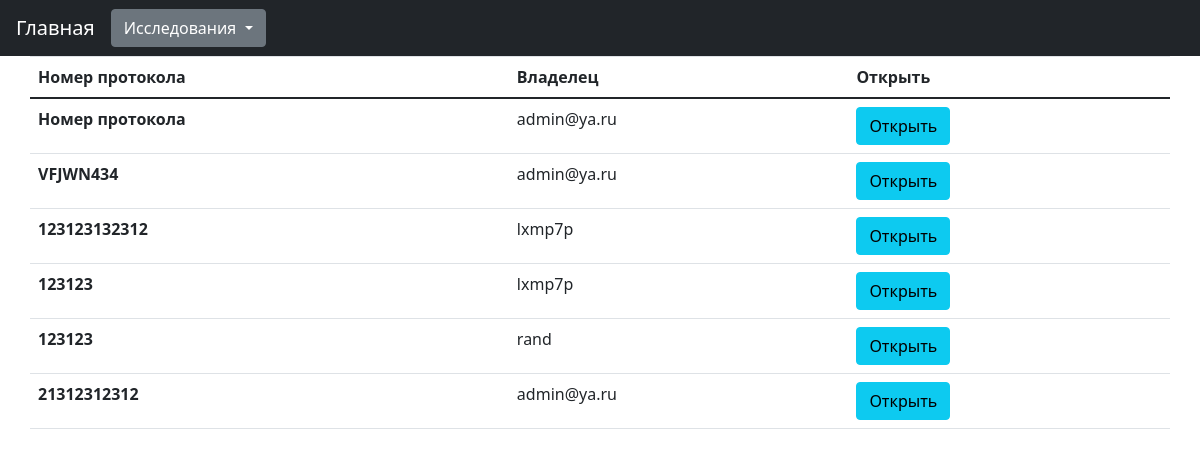
Page /research/WatchResearchList/clinicalResearch/ on the committed database.
### researchManager/models.py (models this page shows, shortened)
class Research(models.Model):
    type = models.CharField("Тип исследования", max_length=50, null=True, blank=True)
    type_request = models.CharField("Тип заявки", max_length=50, null=True, blank=True)
    owner = models.CharField("ОВНЕР", max_length=50, null=True, blank=True)
    identityCode = models.CharField("Код исследования", max_length=50, null=True, blank=True)
    date_accepted = models.DateField("Дата одобрения", blank=True, null=True)
    date_created = models.DateTimeField("Дата загрузки в систему", auto_now_add=True, null=True, blank=True)
    protocol_number = models.CharField("Номер протокола", max_length=50, null=True, blank=True)
    protocol_name = models.CharField("Название протокола", max_length=500, null=True, blank=True)
    work_name = models.CharField("Название работы", max_length=500, null=True, blank=True)
    division = models.CharField("Подразделение", max_length=500, null=True, blank=True)
    executor = models.CharField("Исполнитель", max_length=500, null=True, blank=True)
    specialization = models.CharField("Специализация", max_length=500, null=True, blank=True)
    managers = models.CharField("Менеджеры", max_length=500, null=True, blank=True)
    name_research = models.CharField("Название исследования", max_length=500, null=True, blank=True)
    drug_name = models.CharField("Название препарата", max_length=500, null=True, blank=True)
    main_researcher = models.CharField("Главвный исследователь", max_length=500, null=True, blank=True)
    research_center = models.CharField("Исследовательский центр", max_length=500, null=True, blank=True)
    customer = models.CharField("Заказчик", max_length=500, null=True, blank=True)
    customer_contacts = models.CharField("Контактные данные заказчика", max_length=500, null=True, blank=True)
    duration = models.DateTimeField("Дата окончания исследования", null=True, blank=True)
    class Meta:
        verbose_name = "Исследование"
        verbose_name_plural = "Исследования"

### researchManager/views.py (the view)
# urls.py: path("WatchResearchList/<str:researchType>/", views.WatchResearch.getResearchList, name="WatchResearchList"),
    def getResearchList(request, researchType):
        researchList = getMainResearchsList(researchType)
        return render(request, "research/researchList.html", {
            'researchList': researchList,
            'researchType': researchType,
        })

### researchManager/functions/loadResearch.py (called while the page is built)
def getMainResearchsList(researchType):
    allResearch = Research.objects.filter(type=researchType).order_by('-date_accepted')
    researchList = []
    for notFiltredResearch in allResearch:
        if researchList:
            have = False
            for research in researchList:
                if notFiltredResearch.identityCode == research.identityCode:
                    have = True
                    if notFiltredResearch.date_accepted > research.date_accepted:
                        research = notFiltredResearch
                        have = False
            if not have:
                researchList.append(notFiltredResearch)
                have = False
        else:
            researchList.append(allResearch[0])
    return researchList

### templates/research/researchList.html (shortened to what this page needs)
{% extends "base.html" %}
{% block content %}
{% if researchType == "clinicalResearch" %}
  {% include "research/researchLists/clinicalResearchsList.html" %}
{% endif %}
{% endblock %}

### templates/research/researchLists/clinicalResearchsList.html (shortened to what this page needs)
<table class="table">
  <thead>
    <tr>
      <th scope="col">Номер протокола</th>
      <th scope="col">Владелец</th>
      <th scope="col">Открыть</th>
    </tr>
  </thead>
  <tbody>
    {% for research in researchList %}
      <tr>
        <th scope="row">{{ research.protocol_number }}</th>
        <td>{{ research.owner }}</td>
        <td>
        <form action="{% url 'watchResearch' research.id %}">
          <button type="submit" class="btn btn-info">Открыть</button></td>
      </tr>
    {% endfor %}
  </tbody>
</table>

### rows in the picture
Research: protocol_number "Номер протокола", owner "admin@ya.ru"
Research: protocol_number "VFJWN434", owner "admin@ya.ru"
Research: protocol_number "123123132312", owner "lxmp7p"
Research: protocol_number "123123", owner "lxmp7p"
Research: protocol_number "123123", owner "rand"
Research: protocol_number "21312312312", owner "admin@ya.ru"
